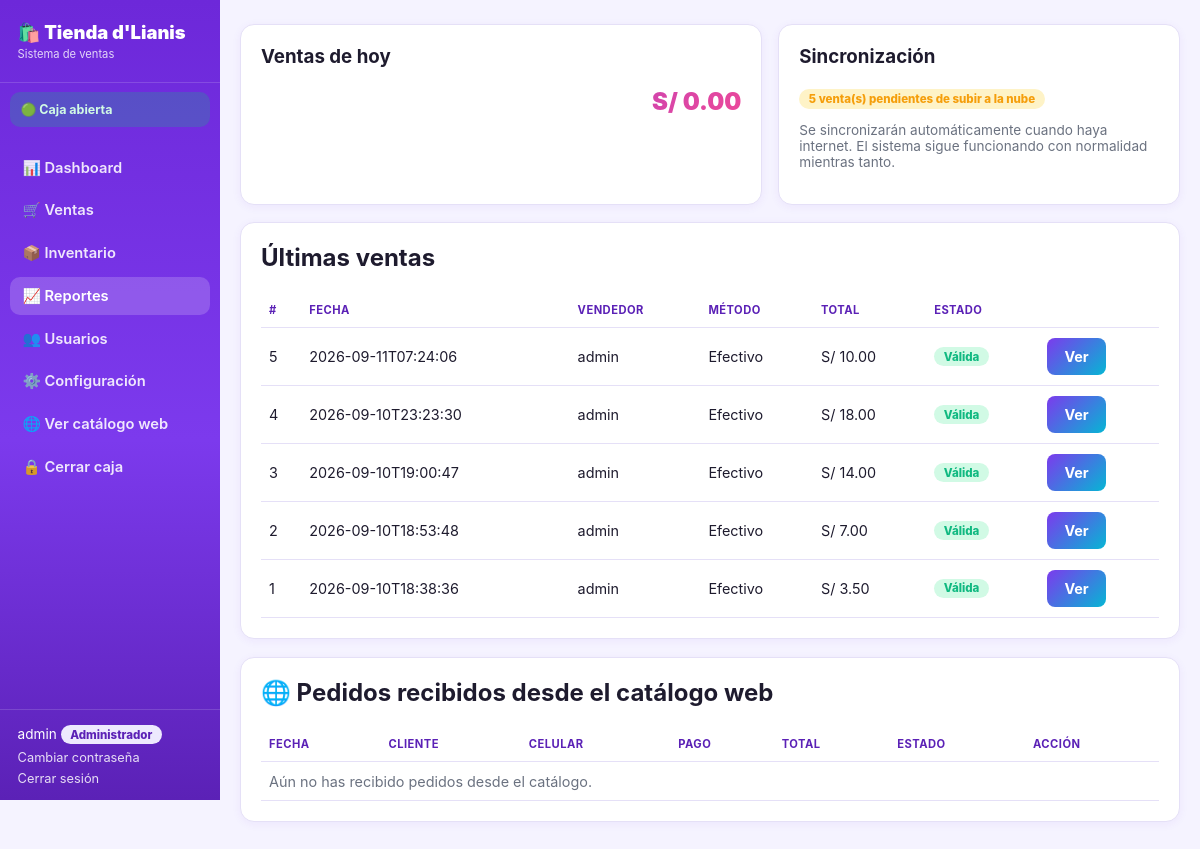
The app's page /reportes (signed in), older data.
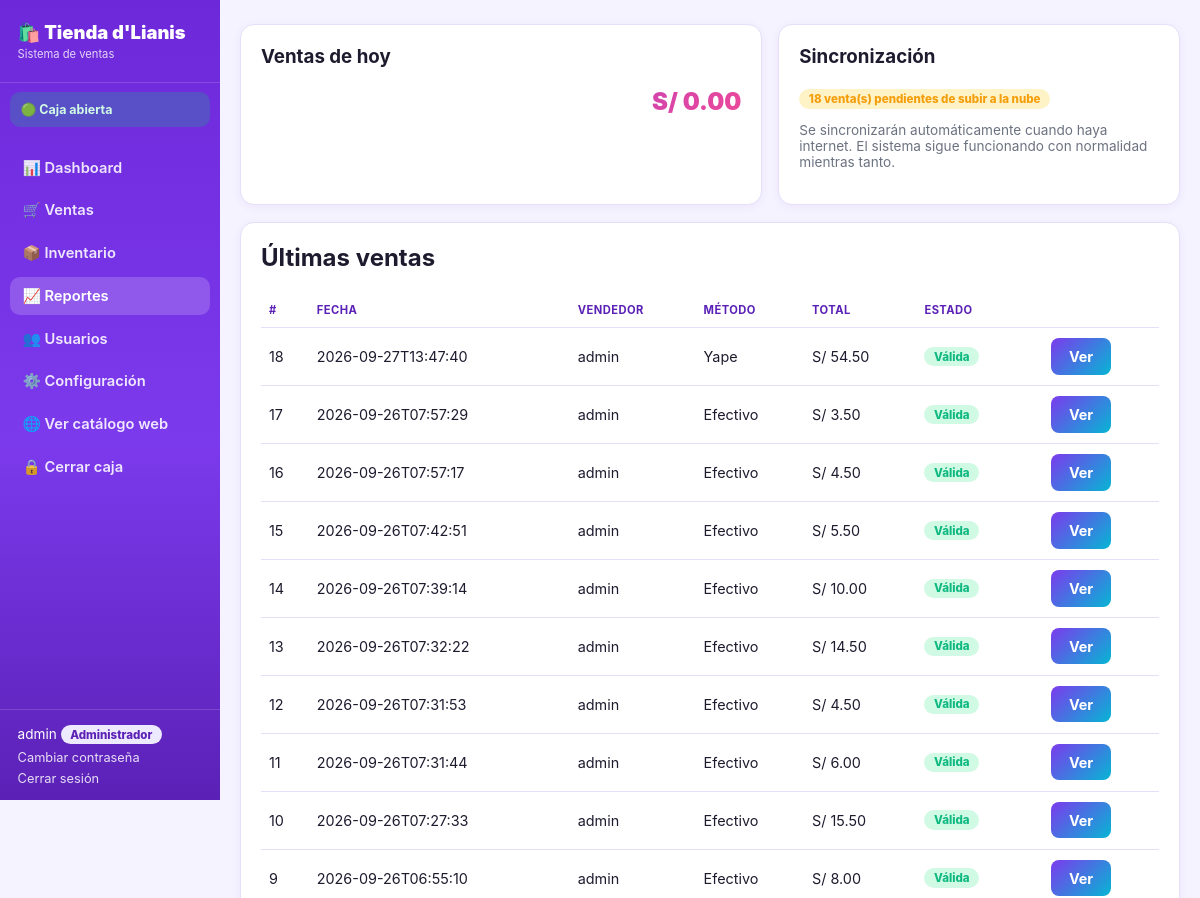
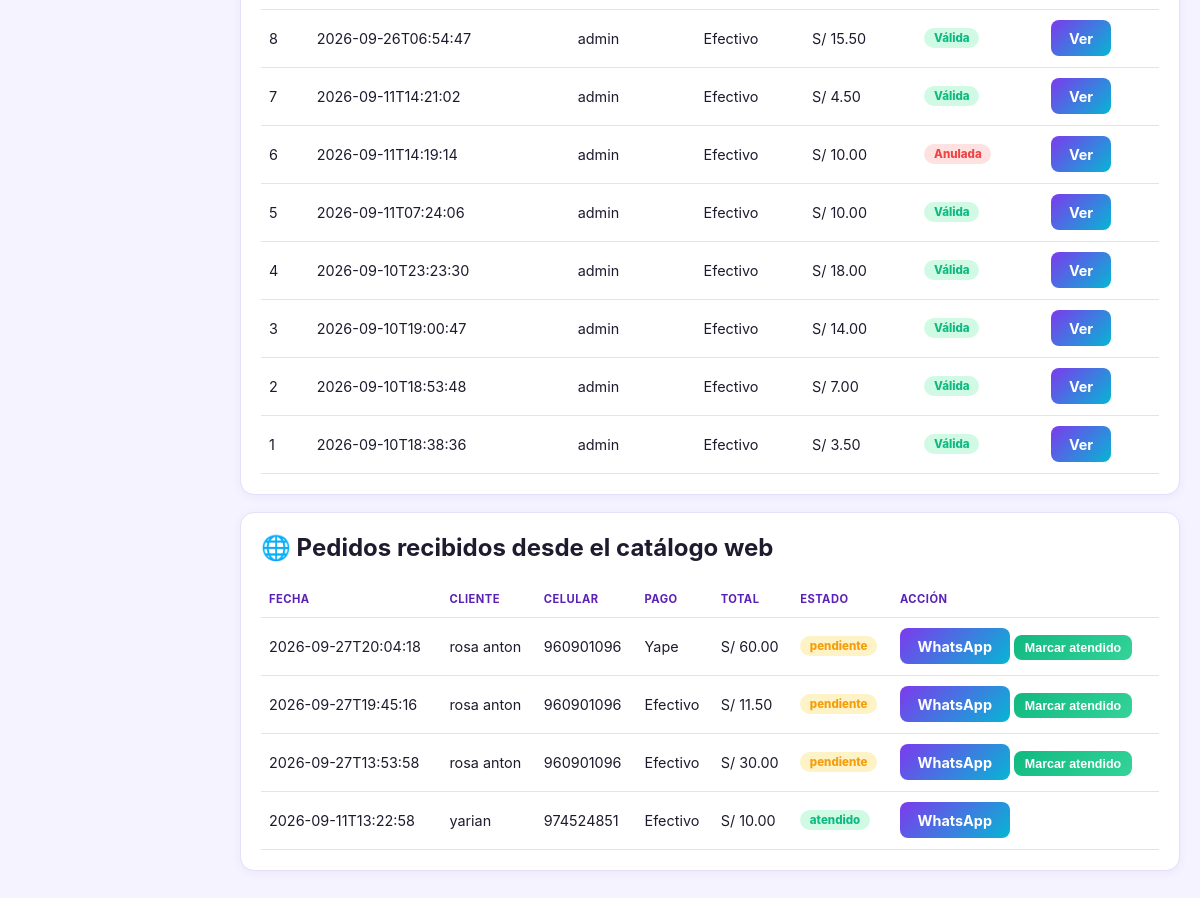
The same page, newer data (2 pictures, top to bottom).
### tables this page shows
CREATE TABLE ventas (
            id INTEGER PRIMARY KEY AUTOINCREMENT,
            usuario_id INTEGER NOT NULL,
            fecha TEXT NOT NULL,
            total REAL NOT NULL, metodo_pago TEXT NOT NULL DEFAULT 'Efectivo', monto_pagado REAL, vuelto REAL, caja_id INTEGER, cliente_nombre TEXT, anulada INTEGER NOT NULL DEFAULT 0, anulada_motivo TEXT, anulada_fecha TEXT, tipo_comprobante TEXT NOT NULL DEFAULT 'Nota de venta', cliente_id INTEGER,
            FOREIGN KEY (usuario_id) REFERENCES usuarios(id)
        );

CREATE TABLE usuarios (
            id INTEGER PRIMARY KEY AUTOINCREMENT,
            username TEXT UNIQUE NOT NULL,
            password_hash TEXT NOT NULL,
            rol TEXT NOT NULL DEFAULT 'vendedor',
            activo INTEGER NOT NULL DEFAULT 1
        );

CREATE TABLE pedidos_web (
            id INTEGER PRIMARY KEY AUTOINCREMENT,
            fecha TEXT NOT NULL,
            cliente_nombre TEXT NOT NULL,
            cliente_telefono TEXT NOT NULL,
            metodo_pago TEXT NOT NULL,
            total REAL NOT NULL,
            estado TEXT NOT NULL DEFAULT 'pendiente',  -- pendiente/atendido/cancelado
            notas TEXT
        );

### app.py (the view)
@app.route("/reportes")
@admin_requerido
def reportes():
    conn = get_db()
    ventas_recientes = conn.execute(
        """SELECT v.id, v.fecha, v.total, v.metodo_pago, v.anulada, v.anulada_motivo, u.username
           FROM ventas v JOIN usuarios u ON v.usuario_id = u.id
           ORDER BY v.id DESC LIMIT 100"""
    ).fetchall()
    total_hoy = conn.execute(
        "SELECT COALESCE(SUM(total),0) t FROM ventas WHERE fecha LIKE ? AND anulada = 0",
        (datetime.now().strftime("%Y-%m-%d") + "%",),
    ).fetchone()["t"]
    pendientes_sync = conn.execute(
        "SELECT COUNT(*) c FROM sync_pending WHERE sincronizado = 0"
    ).fetchone()["c"]
    pedidos_web = conn.execute(
        "SELECT * FROM pedidos_web ORDER BY id DESC LIMIT 50"
    ).fetchall()
    conn.close()
    return render_template(
        "reportes.html", activo="reportes", ventas=ventas_recientes, total_hoy=total_hoy,
        pendientes_sync=pendientes_sync, pedidos_web=pedidos_web,
    )

### app.py (called while the page is built)
def get_db():
    conn = sqlite3.connect(DB_PATH)
    conn.row_factory = sqlite3.Row
    conn.execute("PRAGMA foreign_keys = ON")
    return conn

def get_config(clave, default=""):
    conn = get_db()
    row = conn.execute("SELECT valor FROM configuracion WHERE clave = ?", (clave,)).fetchone()
    conn.close()
    return row["valor"] if row and row["valor"] is not None else default

def admin_requerido(f):
    @wraps(f)
    def wrapper(*args, **kwargs):
        if "usuario_id" not in session:
            return redirect(url_for("login"))
        if session.get("rol") != "admin":
            flash("Esa sección es solo para administradores", "error")
            return redirect(url_for("ventas"))
        return f(*args, **kwargs)
    return wrapper

def caja_abierta_actual(conn):
    return conn.execute(
        "SELECT * FROM cajas WHERE estado = 'abierta' ORDER BY id DESC LIMIT 1"
    ).fetchone()

@app.context_processor
def inject_globals():
    conn = get_db()
    caja = caja_abierta_actual(conn)
    whatsapp = get_config("whatsapp_numero", "")
    conn.close()
    return dict(nombre_tienda=NOMBRE_TIENDA, caja_abierta=caja, whatsapp_tienda=whatsapp)

### templates/reportes.html (shortened to what this page needs)
{% extends "_base.html" %}
{% block content %}
<div class="grid-2">
  <div class="card">
    <h3>Ventas de hoy</h3>
    <div class="total-box">S/ {{ "%.2f"|format(total_hoy) }}</div>
  </div>
  <div class="card">
    <h3>Sincronización</h3>
    {% if pendientes_sync > 0 %}
      <span class="badge low">{{ pendientes_sync }} venta(s) pendientes de subir a la nube</span>
      <p style="color:#6b7280; font-size:0.85rem;">Se sincronizarán automáticamente cuando haya internet. El sistema sigue funcionando con normalidad mientras tanto.</p>
    {% else %}
      <span class="badge ok">Todo sincronizado</span>
    {% endif %}
  </div>
</div>
<div class="card">
  <h2>Últimas ventas</h2>
  <table>
    <thead><tr><th>#</th><th>Fecha</th><th>Vendedor</th><th>Método</th><th>Total</th><th>Estado</th><th></th></tr></thead>
    <tbody>
      {% for v in ventas %}
      <tr>
        <td>{{ v.id }}</td>
        <td>{{ v.fecha }}</td>
        <td>{{ v.username }}</td>
        <td>{{ v.metodo_pago }}</td>
        <td>S/ {{ "%.2f"|format(v.total) }}</td>
        <td>
          {% if v.anulada %}<span class="badge anulada">Anulada</span>{% else %}<span class="badge ok">Válida</span>{% endif %}
        </td>
        <td><a class="btn small" href="{{ url_for('venta_comprobante', venta_id=v.id) }}" target="_blank">Ver</a></td>
      </tr>
      {% else %}
      <tr><td colspan="7" style="color:#6b7280;">Aún no hay ventas registradas.</td></tr>
      {% endfor %}
    </tbody>
  </table>
</div>
<div class="card">
  <h2>🌐 Pedidos recibidos desde el catálogo web</h2>
  <table>
    <thead><tr><th>Fecha</th><th>Cliente</th><th>Celular</th><th>Pago</th><th>Total</th><th>Estado</th><th>Acción</th></tr></thead>
    <tbody>
      {% for pd in pedidos_web %}
      <tr>
        <td>{{ pd.fecha }}</td>
        <td>{{ pd.cliente_nombre }}</td>
        <td>{{ pd.cliente_telefono }}</td>
        <td>{{ pd.metodo_pago }}</td>
        <td>S/ {{ "%.2f"|format(pd.total) }}</td>
        <td><span class="badge {{ pd.estado }}">{{ pd.estado }}</span></td>
        <td>
          <a class="btn small" href="https://wa.me/{{ pd.cliente_telefono|replace('+','')|replace(' ','') }}" target="_blank">WhatsApp</a>
          {% if pd.estado == 'pendiente' %}
          <form method="POST" action="{{ url_for('pedido_web_estado', pedido_id=pd.id) }}" style="display:inline;">
            <button type="submit" class="success-btn small">Marcar atendido</button>
          </form>
          {% endif %}
        </td>
      </tr>
      {% else %}
      <tr><td colspan="7" style="color:#6b7280;">Aún no has recibido pedidos desde el catálogo.</td></tr>
      {% endfor %}
    </tbody>
  </table>
</div>
{% endblock %}

### templates/_base.html (shortened to what this page needs)
<!DOCTYPE html>
<html lang="es">
<head>
  <link rel="stylesheet" href="{{ url_for('static', filename='style.css') }}">
</head>
<body>
<div class="app-shell">
  <aside class="sidebar">
    <div class="brand">🛍️ {{ nombre_tienda }}<small>Sistema de ventas</small></div>
    {% if caja_abierta %}
      <div class="caja-status abierta">🟢 Caja abierta</div>
    {% else %}
      <div class="caja-status cerrada">🔴 Caja cerrada</div>
    {% endif %}
    <nav>
      {% if session.rol == 'admin' %}
        <a href="{{ url_for('dashboard') }}" class="{{ 'active' if activo=='dashboard' }}">📊 Dashboard</a>
      {% endif %}
      <a href="{{ url_for('ventas') }}" class="{{ 'active' if activo=='ventas' }}">🛒 Ventas</a>
      {% if session.rol == 'admin' %}
        <a href="{{ url_for('inventario') }}" class="{{ 'active' if activo=='inventario' }}">📦 Inventario</a>
        <a href="{{ url_for('reportes') }}" class="{{ 'active' if activo=='reportes' }}">📈 Reportes</a>
        <a href="{{ url_for('usuarios') }}" class="{{ 'active' if activo=='usuarios' }}">👥 Usuarios</a>
        <a href="{{ url_for('configuracion') }}" class="{{ 'active' if activo=='configuracion' }}">⚙️ Configuración</a>
        <a href="{{ url_for('catalogo') }}" target="_blank">🌐 Ver catálogo web</a>
      {% endif %}
      {% if caja_abierta %}
        <a href="{{ url_for('caja_cierre') }}">🔒 Cerrar caja</a>
      {% endif %}
    </nav>
    <div class="user-box">
      {{ session.nombre_completo or session.username }}
      <span class="badge {{ session.rol }}">{{ 'Administrador' if session.rol=='admin' else 'Vendedor' }}</span>
      <a href="{{ url_for('cambiar_password') }}">Cambiar contraseña</a>
      <a href="{{ url_for('logout') }}">Cerrar sesión</a>
    </div>
  </aside>
  <div class="main-area">
    <div class="container">
      {% block content %}{% endblock %}
    </div>
  </div>
</div>
</body>
</html>

### static/style.css (style rules this page uses)
:root { --primary: #7c3aed; --primary-dark: #5b21b6; --secondary: #06b6d4; --danger: #ef4444; --success: #10b981; --warning: #f59e0b; --pink: #ec4899; --bg: #f5f3ff; --card: #ffffff; --text: #1e1b2e; --muted: #6b7280; --border: #e5e0f7; --sidebar-w: 220px; }
* { box-sizing: border-box; }
body { margin: 0; font-family: -apple-system, "Segoe UI", Roboto, sans-serif; background: var(--bg); color: var(--text); }
.app-shell { display: flex; min-height: 100vh; }
.sidebar { width: var(--sidebar-w); flex-shrink: 0; background: linear-gradient(180deg, #6d28d9 0%, #7c3aed 55%, #5b21b6 100%); color: white; display: flex; flex-direction: column; position: sticky; top: 0; height: 100vh; overflow-y: auto; }
.sidebar .brand { padding: 1.3rem 1.1rem; font-weight: 900; font-size: 1.15rem; border-bottom: 1px solid rgba(255,255,255,0.15); }
.sidebar .brand small { display:block; font-weight:400; font-size:0.7rem; opacity:0.8; margin-top:0.2rem; }
.sidebar nav { flex: 1; padding: 0.75rem 0.6rem; }
.sidebar nav a { display: flex; align-items: center; gap: 0.6rem; color: rgba(255,255,255,0.88); text-decoration: none; padding: 0.65rem 0.8rem; border-radius: 10px; font-size: 0.92rem; font-weight: 600; margin-bottom: 0.25rem; }
.sidebar nav a.active, .sidebar nav a:hover { background: rgba(255,255,255,0.18); color: white; }
.sidebar .caja-status { margin: 0.6rem; padding: 0.6rem 0.7rem; border-radius: 10px; font-size: 0.78rem; font-weight: 700; }
.sidebar .caja-status.abierta { background: rgba(16,185,129,0.25); color: #d1fae5; }
.sidebar .user-box { padding: 0.9rem 1.1rem; border-top: 1px solid rgba(255,255,255,0.15); font-size: 0.85rem; }
.sidebar .user-box a { color: rgba(255,255,255,0.85); display:block; margin-top:0.35rem; font-size:0.8rem; text-decoration:none; }
.main-area { flex: 1; min-width: 0; }
.container { max-width: 1200px; margin: 1.5rem auto; padding: 0 1.25rem 2rem; }
.card { background: var(--card); border: 1px solid var(--border); border-radius: 14px; padding: 1.25rem; margin-bottom: 1.1rem; box-shadow: 0 2px 10px rgba(109, 40, 217, 0.06); }
h1, h2, h3 { margin-top: 0; }
table { width: 100%; border-collapse: collapse; }
th, td { text-align: left; padding: 0.65rem 0.5rem; border-bottom: 1px solid var(--border); font-size: 0.9rem; }
th { color: var(--primary-dark); font-weight: 700; text-transform: uppercase; font-size: 0.7rem; letter-spacing: 0.04em; }
button, .btn { cursor: pointer; border: none; border-radius: 8px; padding: 0.6rem 1.1rem; font-size: 0.9rem; font-weight: 700; background: linear-gradient(135deg, var(--primary), var(--secondary)); color: white; transition: transform 0.1s ease, opacity 0.1s ease; text-decoration: none; display: inline-block; }
button.success-btn { background: linear-gradient(135deg, #10b981, #34d399); }
button.small { padding: 0.35rem 0.7rem; font-size: 0.78rem; }
.grid-2 { display: grid; grid-template-columns: 1.3fr 1fr; gap: 1rem; }
.total-box { font-size: 1.5rem; font-weight: 900; background: linear-gradient(135deg, var(--primary), var(--pink)); -webkit-background-clip: text; -webkit-text-fill-color: transparent; background-clip: text; text-align: right; margin: 1rem 0; }
.badge { display: inline-block; padding: 0.18rem 0.6rem; border-radius: 999px; font-size: 0.72rem; font-weight: 800; }
.badge.low { background: #fef3c7; color: var(--warning); }
.badge.ok { background: #d1fae5; color: var(--success); }
.badge.anulada { background: #fee2e2; color: var(--danger); }
.badge.admin { background: #ede9fe; color: var(--primary-dark); }
.badge.pendiente { background: #fef3c7; color: var(--warning); }
.badge.atendido { background: #d1fae5; color: var(--success); }

Row changes from the older to the newer data that the page shows:
added ventas: id "18", fecha "2026-09-27T13:47:40", username "admin", metodo_pago "Yape", total "54.50", anulada "Válida"
added ventas: id "17", fecha "2026-09-26T07:57:29", username "admin", metodo_pago "Efectivo", total "3.50", anulada "Válida"
added ventas: id "16", fecha "2026-09-26T07:57:17", username "admin", metodo_pago "Efectivo", total "4.50", anulada "Válida"
added ventas: id "15", fecha "2026-09-26T07:42:51", username "admin", metodo_pago "Efectivo", total "5.50", anulada "Válida"
added ventas: id "14", fecha "2026-09-26T07:39:14", username "admin", metodo_pago "Efectivo", total "10.00", anulada "Válida"
added ventas: id "13", fecha "2026-09-26T07:32:22", username "admin", metodo_pago "Efectivo", total "14.50", anulada "Válida"
added ventas: id "12", fecha "2026-09-26T07:31:53", username "admin", metodo_pago "Efectivo", total "4.50", anulada "Válida"
added ventas: id "11", fecha "2026-09-26T07:31:44", username "admin", metodo_pago "Efectivo", total "6.00", anulada "Válida"
added ventas: id "10", fecha "2026-09-26T07:27:33", username "admin", metodo_pago "Efectivo", total "15.50", anulada "Válida"
added ventas: id "9", fecha "2026-09-26T06:55:10", username "admin", metodo_pago "Efectivo", total "8.00", anulada "Válida"
added ventas: id "8", fecha "2026-09-26T06:54:47", username "admin", metodo_pago "Efectivo", total "15.50", anulada "Válida"
added ventas: id "7", fecha "2026-09-11T14:21:02", username "admin", metodo_pago "Efectivo", total "4.50", anulada "Válida"
added ventas: id "6", fecha "2026-09-11T14:19:14", username "admin", metodo_pago "Efectivo", total "10.00", anulada "Anulada"
added pedidos_web: fecha "2026-09-27T20:04:18", cliente_nombre "rosa anton", cliente_telefono "960901096", metodo_pago "Yape", total "60.00", estado "pendiente"
added pedidos_web: fecha "2026-09-27T19:45:16", cliente_nombre "rosa anton", cliente_telefono "960901096", metodo_pago "Efectivo", total "11.50", estado "pendiente"
added pedidos_web: fecha "2026-09-27T13:53:58", cliente_nombre "rosa anton", cliente_telefono "960901096", metodo_pago "Efectivo", total "30.00", estado "pendiente"
added pedidos_web: fecha "2026-09-11T13:22:58", cliente_nombre "yarian", cliente_telefono "974524851", metodo_pago "Efectivo", total "10.00", estado "atendido"
Text that changed along with them:
{{ pendientes_sync }}: "5" → "18"
text no longer shown: "Aún no has recibido pedidos desde el catálogo."
